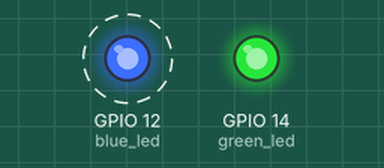
Recording of a program running on a simulated ESP32 board running MicroPython. On the bench: output pins drawn as LEDs (lit = HIGH). Dashed ring = blinking.

Above: at 0.2 s.
At 3.2 s:
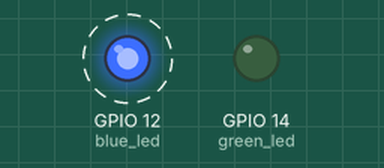
Timing chart, 0 to 5.2 s (numbered marks = the images above):
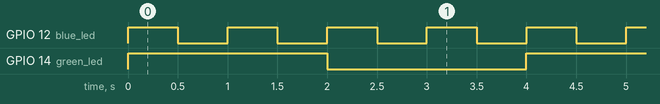

Measured:
- by itself, GPIO 12 (blue_led): alternates HIGH for 0.50 s and LOW for 0.50 s
- by itself, GPIO 14 (green_led): alternates HIGH for 2.0 s and LOW for 2.0 s

The program:

asynchronousprogramming.py
```python
import asyncio
from machine import Pin

green_led_pin = 14
green_led = Pin(green_led_pin, Pin.OUT)
blue_led_pin = 12
blue_led = Pin(blue_led_pin, Pin.OUT)

# Define coroutine function
async def blink_green_led():
    while True:
        green_led.value(not green_led.value() )
        await asyncio.sleep(2)

# Define coroutine function
async def blink_blue_led():
    while True:
        blue_led.value(not blue_led.value())
        await asyncio.sleep(0.5)

# Define the main function to run the event loop
async def main():
    # Create tasks for blinking two LEDs concurrently
    asyncio.create_task(blink_green_led())
    asyncio.create_task(blink_blue_led())

# Create and run the event loop
loop = asyncio.get_event_loop()
loop.create_task(main())  # Create a task to run the main function
loop.run_forever()  # Run the event loop indefinitely
```
